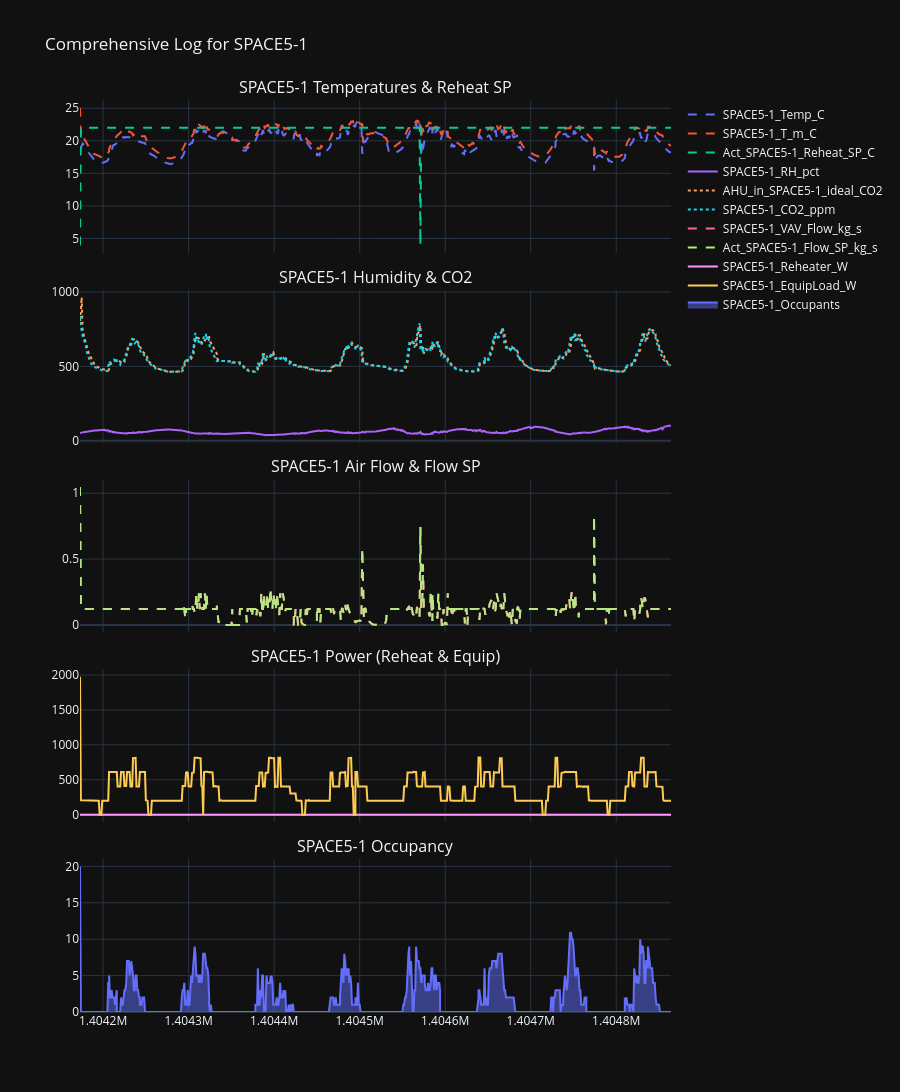

The cell this chart's notebook holds for it:
### Code cell
plot_zone_monitoring(df, zone_name=zone_name)

### Figure 1 — Plotly figure (JSON) as saved in the notebook; plotly's stock layout.template omitted (floating-point values rounded to 4 significant figures; data arrays with more than 128 entries replaced by an {"elided": "..."} marker saying what was removed)
{"data": [{"line": {"dash": "dash"}, "name": "SPACE5-1_Temp_C", "type": "scatter", "x": {"elided": "768 int values"}, "xaxis": "x", "y": {"elided": "768 float values"}, "yaxis": "y"}, {"line": {"dash": "dash"}, "name": "SPACE5-1_T_m_C", "type": "scatter", "x": {"elided": "768 int values"}, "xaxis": "x", "y": {"elided": "768 float values"}, "yaxis": "y"}, {"line": {"dash": "dash"}, "name": "Act_SPACE5-1_Reheat_SP_C", "type": "scatter", "x": {"elided": "768 int values"}, "xaxis": "x", "y": {"elided": "768 float values"}, "yaxis": "y"}, {"name": "SPACE5-1_RH_pct", "type": "scatter", "x": {"elided": "768 int values"}, "xaxis": "x2", "y": {"elided": "768 float values"}, "yaxis": "y2"}, {"line": {"dash": "dot"}, "name": "AHU_in_SPACE5-1_ideal_CO2", "type": "scatter", "x": {"elided": "768 int values"}, "xaxis": "x2", "y": {"elided": "768 float values"}, "yaxis": "y2"}, {"line": {"dash": "dot"}, "name": "SPACE5-1_CO2_ppm", "type": "scatter", "x": {"elided": "768 int values"}, "xaxis": "x2", "y": {"elided": "768 float values"}, "yaxis": "y2"}, {"line": {"dash": "dash"}, "name": "SPACE5-1_VAV_Flow_kg_s", "type": "scatter", "x": {"elided": "768 int values"}, "xaxis": "x3", "y": {"elided": "768 float values"}, "yaxis": "y3"}, {"line": {"dash": "dash"}, "name": "Act_SPACE5-1_Flow_SP_kg_s", "type": "scatter", "x": {"elided": "768 int values"}, "xaxis": "x3", "y": {"elided": "768 float values"}, "yaxis": "y3"}, {"name": "SPACE5-1_Reheater_W", "type": "scatter", "x": {"elided": "768 int values"}, "xaxis": "x4", "y": {"elided": "768 int values"}, "yaxis": "y4"}, {"name": "SPACE5-1_EquipLoad_W", "type": "scatter", "x": {"elided": "768 int values"}, "xaxis": "x4", "y": {"elided": "768 float values"}, "yaxis": "y4"}, {"fill": "tozeroy", "name": "SPACE5-1_Occupants", "type": "scatter", "x": {"elided": "768 int values"}, "xaxis": "x5", "y": {"elided": "768 int values"}, "yaxis": "y5"}], "layout": {"annotations": [{"font": {"size": 16}, "showarrow": false, "text": "SPACE5-1 Temperatures & Reheat SP", "x": 0.5, "xanchor": "center", "xref": "paper", "y": 1, "yanchor": "bottom", "yref": "paper"}, {"font": {"size": 16}, "showarrow": false, "text": "SPACE5-1 Humidity & CO2", "x": 0.5, "xanchor": "center", "xref": "paper", "y": 0.792, "yanchor": "bottom", "yref": "paper"}, {"font": {"size": 16}, "showarrow": false, "text": "SPACE5-1 Air Flow & Flow SP", "x": 0.5, "xanchor": "center", "xref": "paper", "y": 0.584, "yanchor": "bottom", "yref": "paper"}, {"font": {"size": 16}, "showarrow": false, "text": "SPACE5-1 Power (Reheat & Equip)", "x": 0.5, "xanchor": "center", "xref": "paper", "y": 0.376, "yanchor": "bottom", "yref": "paper"}, {"font": {"size": 16}, "showarrow": false, "text": "SPACE5-1 Occupancy", "x": 0.5, "xanchor": "center", "xref": "paper", "y": 0.168, "yanchor": "bottom", "yref": "paper"}], "height": 1200, "hovermode": "x unified", "title": {"text": "Comprehensive Log for SPACE5-1"}, "xaxis": {"anchor": "y", "domain": [0, 1], "matches": "x5", "showticklabels": false}, "xaxis2": {"anchor": "y2", "domain": [0, 1], "matches": "x5", "showticklabels": false}, "xaxis3": {"anchor": "y3", "domain": [0, 1], "matches": "x5", "showticklabels": false}, "xaxis4": {"anchor": "y4", "domain": [0, 1], "matches": "x5", "showticklabels": false}, "xaxis5": {"anchor": "y5", "domain": [0, 1]}, "yaxis": {"anchor": "x", "domain": [0.832, 1]}, "yaxis2": {"anchor": "x2", "domain": [0.624, 0.792]}, "yaxis3": {"anchor": "x3", "domain": [0.416, 0.584]}, "yaxis4": {"anchor": "x4", "domain": [0.208, 0.376]}, "yaxis5": {"anchor": "x5", "domain": [0, 0.168]}}}
